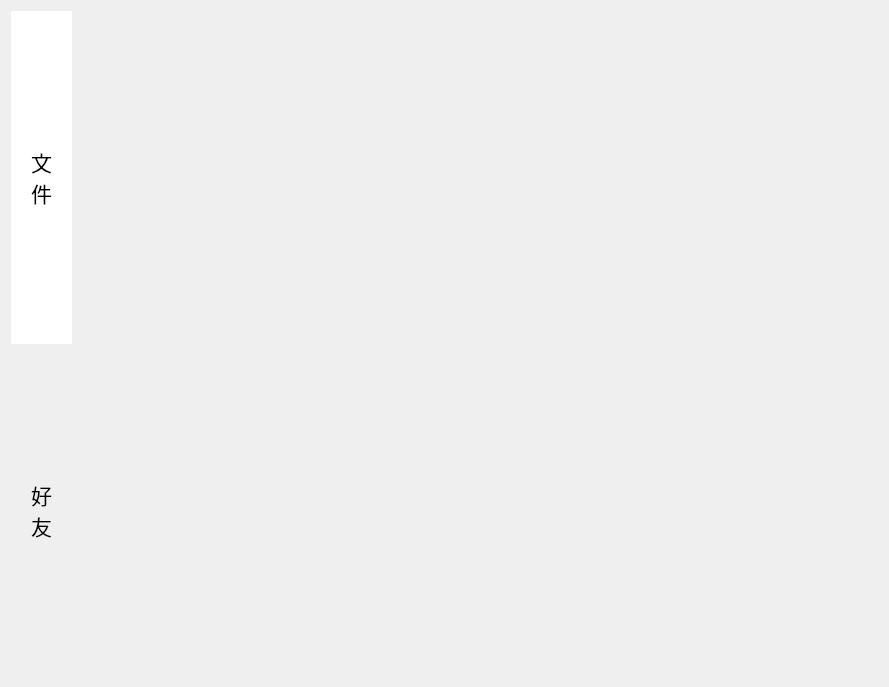
<?xml version="1.0" encoding="UTF-8"?>
<ui version="4.0">
 <class>MainForm</class>
 <widget class="QWidget" name="MainForm">
  <property name="geometry">
   <rect>
    <x>0</x>
    <y>0</y>
    <width>889</width>
    <height>687</height>
   </rect>
  </property>
  <property name="windowTitle">
   <string>Form</string>
  </property>
  <layout class="QHBoxLayout" name="horizontalLayout">
   <property name="spacing">
    <number>0</number>
   </property>
   <item>
    <layout class="QVBoxLayout" name="verticalLayout">
     <property name="spacing">
      <number>0</number>
     </property>
     <item>
      <widget class="QPushButton" name="filePB">
       <property name="sizePolicy">
        <sizepolicy hsizetype="Minimum" vsizetype="Expanding">
         <horstretch>0</horstretch>
         <verstretch>0</verstretch>
        </sizepolicy>
       </property>
       <property name="minimumSize">
        <size>
         <width>0</width>
         <height>0</height>
        </size>
       </property>
       <property name="font">
        <font>
         <family>Agency FB</family>
         <pointsize>16</pointsize>
        </font>
       </property>
       <property name="styleSheet">
        <string notr="true">border:none;background-color:rgb(255, 255, 255);padding:20px;</string>
       </property>
       <property name="text">
        <string>文
件</string>
       </property>
      </widget>
     </item>
     <item>
      <widget class="QPushButton" name="friendPB">
       <property name="sizePolicy">
        <sizepolicy hsizetype="Minimum" vsizetype="Expanding">
         <horstretch>0</horstretch>
         <verstretch>0</verstretch>
        </sizepolicy>
       </property>
       <property name="minimumSize">
        <size>
         <width>0</width>
         <height>0</height>
        </size>
       </property>
       <property name="font">
        <font>
         <family>Agency FB</family>
         <pointsize>16</pointsize>
        </font>
       </property>
       <property name="styleSheet">
        <string notr="true">border:none;padding:20px;</string>
       </property>
       <property name="text">
        <string>好
友</string>
       </property>
      </widget>
     </item>
    </layout>
   </item>
   <item>
    <widget class="QStackedWidget" name="stackedWidget">
     <widget class="FileForm" name="filePage"/>
     <widget class="FriendForm" name="friendForm"/>
    </widget>
   </item>
  </layout>
 </widget>
 <customwidgets>
  <customwidget>
   <class>FriendForm</class>
   <extends>QWidget</extends>
   <header>friendform.h</header>
   <container>1</container>
  </customwidget>
  <customwidget>
   <class>FileForm</class>
   <extends>QWidget</extends>
   <header>fileform.h</header>
   <container>1</container>
  </customwidget>
 </customwidgets>
 <resources/>
 <connections/>
</ui>
